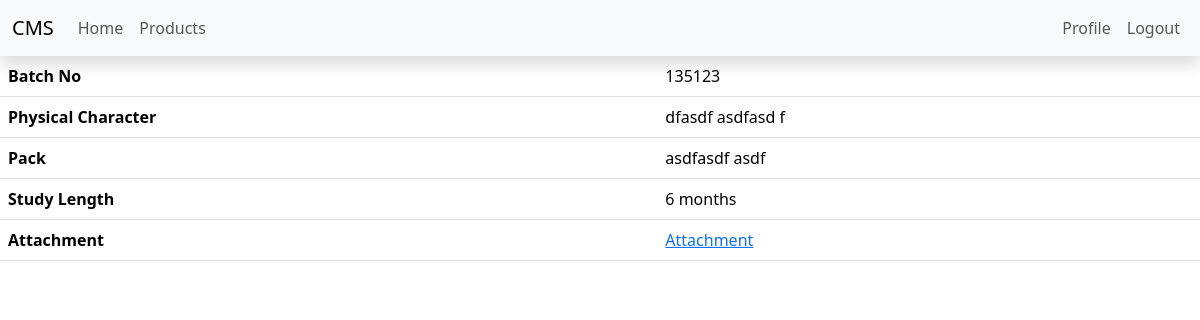
The page /products/4/stabilityApproval/3 (signed in) on the database its author committed.
### products/models.py (models this page shows, shortened)
class StabilityApproval(models.Model):
    batch_no = models.CharField(max_length=100)
    physical_character = models.CharField(max_length=400)
    pack = models.CharField(max_length=400)
    study_length = models.IntegerField(choices=[
        (3,"3 Months"),
        (6,"6 Months"),
        (12,"12 Months"),
        (18,"18 Months"),
        (24,"24 Months"),
        (36,"36 Months"),
    ],default=3)
    attachment = models.FileField(upload_to=upload_to)
    product = models.ForeignKey(Product,on_delete=models.CASCADE)

### products/views.py (the view)
# urls.py: path('<pk>/stabilityApproval/<sa_pk>',DetailStabilityApproval.as_view(),name="detail_stabilityapproval"),
class DetailStabilityApproval(DetailView):
    template_name = "./product/stability_approval/details.html"
    model = StabilityApproval
    def get_object(self, queryset: QuerySet[Any] | None = ...) -> Model:
        pk = self.kwargs.get("sa_pk")
        try:
            return StabilityApproval.objects.get(pk=pk)
        except StabilityApproval.DoesNotExist:
            raise Http404("Stability Approval doesn't exist.")

### Templates/Product/stability_approval/details.html (shortened to what this page needs)
{% extends "../../__layout__.html" %}
{% load static %}
{% load sharedutils  %}
{% block content %}
<table class="table">
    {% with object as stabilityapproval %}
    <tbody>
        <tr>
            <th scope="row">Batch No</th>
            <td>{{ stabilityapproval.batch_no }}</td>
        </tr>
        <tr>
            <th scope="row">Physical Character</th>
            <td>{{ stabilityapproval.physical_character }}</td>
        </tr>
        <tr>
            <th scope="row">Pack</th>
            <td> {{ stabilityapproval.pack }}
            </td>
        </tr>
        <tr>
            <th scope="row">Study Length</th>
            <td> {{ stabilityapproval.study_length }}
                month{{ stabilityapproval.study_length|pluralize:"s" }}
            </td>
        </tr>
        <tr>
            <th scope="row">Attachment</th>
            <td><a id="registerationlicense" target="_blank"
                    href="/media/{{ stabilityapproval.attachment }}">Attachment</a>
            </td>
        </tr>
    </tbody>
    {% endwith %}
</table>
{% endblock %}

### Static/css/main.css (style rules this page uses)
* { overflow-wrap: break-word !important; }

### rows shown on the page
StabilityApproval: batch_no "135123", physical_character "dfasdf asdfasd f", pack "asdfasdf asdf", study_length "6"
